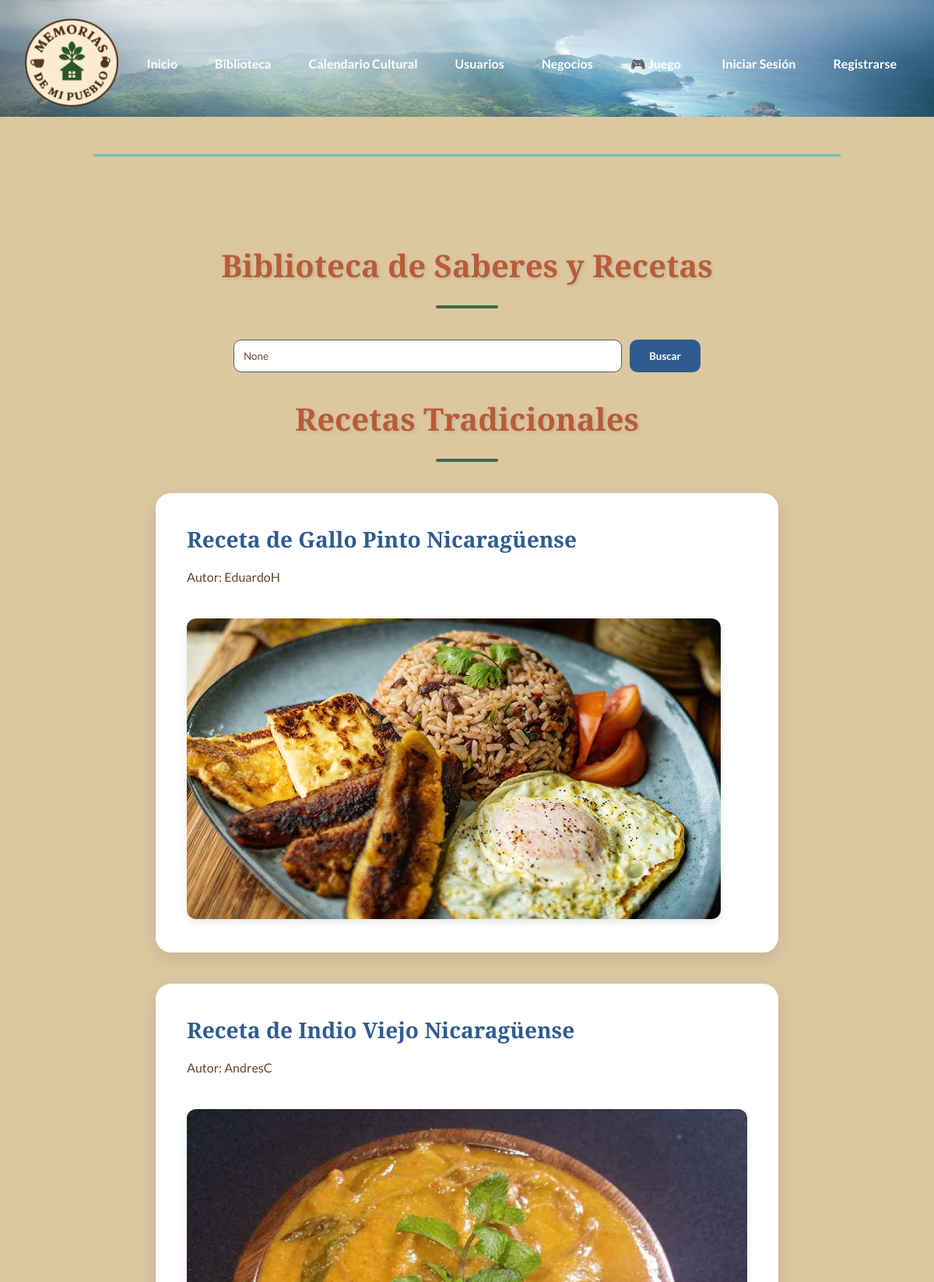
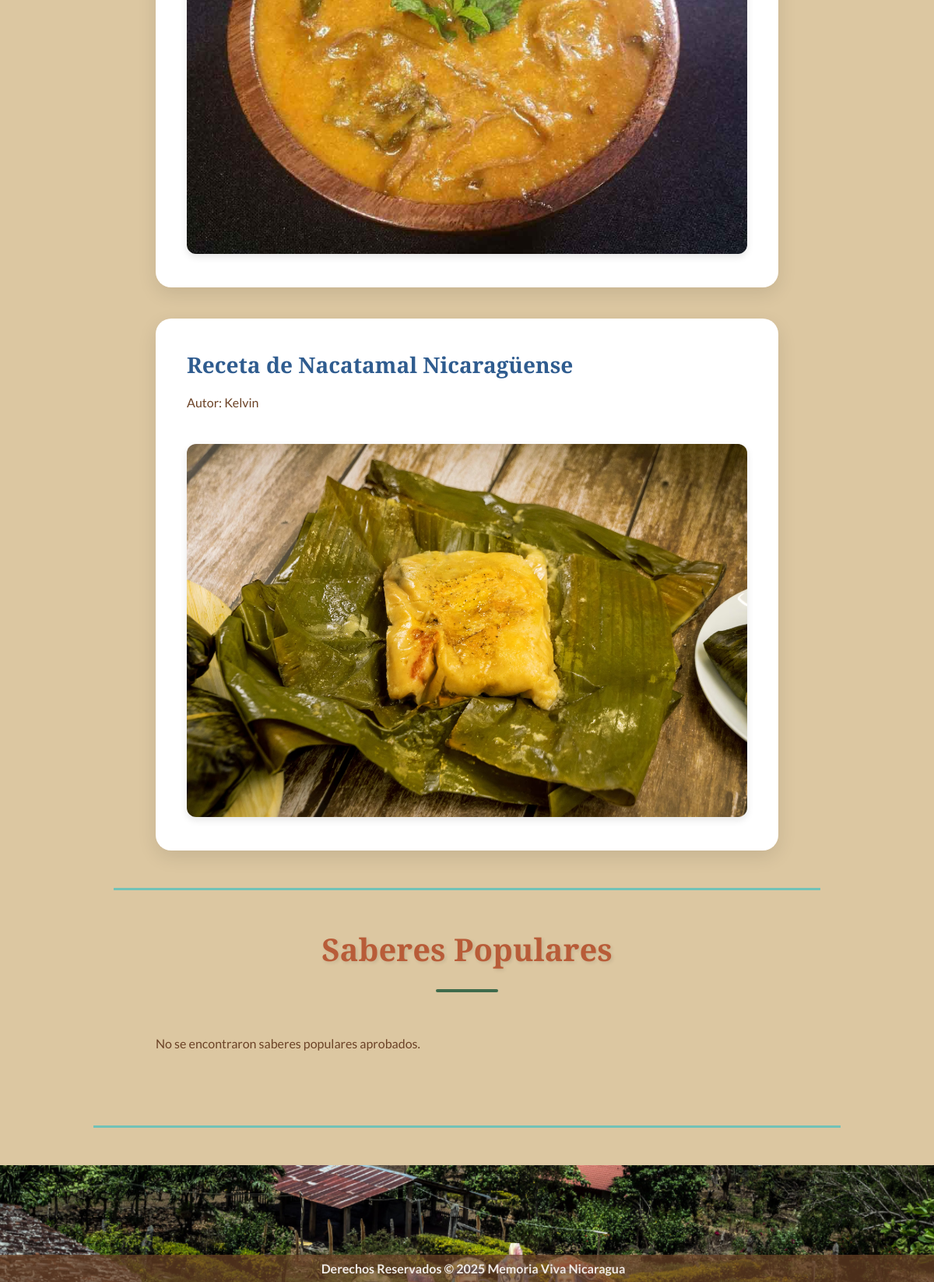
The page /biblioteca/ on the database its author committed (2 pictures, top to bottom).
### locales/models.py (models this page shows, shortened)
class Receta(models.Model):
    STATUS_CHOICES = (
        ('pending', 'Pendiente'),
        ('approved', 'Aprobada'),
        ('rejected', 'Rechazada'),
    )
    titulo = models.CharField(max_length=200)
    descripcion = models.TextField()
    ingredientes = models.TextField()
    pasos = models.TextField()
    imagen = models.ImageField(upload_to='recetas/', blank=True, null=True)
    estado = models.CharField(max_length=10, choices=STATUS_CHOICES, default='pending')
    autor = models.ForeignKey(User, on_delete=models.CASCADE, related_name='recetas_creadas')
    fecha_creacion = models.DateTimeField(auto_now_add=True)

### locales/views.py (the view, shortened to what this page needs)
# urls.py: path('biblioteca/', locales_views.biblioteca_view, name='biblioteca_view'),
def biblioteca_view(request):
    query = request.GET.get('q')
    recetas_list = Receta.objects.filter(estado='approved')
    saberes_list = SaberPopular.objects.filter(estado='approved')
    recetas_paginator = Paginator(recetas_list, 10)
    saberes_paginator = Paginator(saberes_list, 10)
    recetas = recetas_paginator.get_page(request.GET.get('page_recetas'))
    saberes = saberes_paginator.get_page(request.GET.get('page_saberes'))
    context = {
        'recetas': recetas,
        'saberes': saberes,
        'query': query,
    }
    return render(request, 'locales/biblioteca.html', context)

### locales/templates/locales/biblioteca.html (shortened to what this page needs)
{% extends 'locales/base.html' %}
{% block content %}
<h1 class="section-title">Biblioteca de Saberes y Recetas</h1>
<form method="get" action="{% url 'biblioteca_view' %}">
  <input type="text" name="q" placeholder="Buscar recetas o saberes..." value="{{ query }}">
  <button type="submit">Buscar</button>
</form>
<h2 class="section-title">Recetas Tradicionales</h2>
<div class="card-container">
  {% for receta in recetas %}
    <div class="card">
      <h3>{{ receta.titulo }}</h3>
      <p>Autor: {{ receta.autor.username }}</p>
      {% if receta.imagen %}
        <img src="{{ receta.imagen.url }}" alt="{{ receta.titulo }}">
      {% endif %}
    </div>
  {% empty %}
    <p>No se encontraron recetas aprobadas.</p>
  {% endfor %}
</div>
<hr>
<h2 class="section-title">Saberes Populares</h2>
<div class="card-container">
  {% for saber in saberes %}
    <div class="card">
      <h3>{{ saber.titulo }}</h3>
      <p>Categoría: {{ saber.get_categoria_display }}</p>
      <p>{{ saber.contenido|truncatewords:50 }}</p>
      <p>Autor: {{ saber.autor.username }}</p>
    </div>
  {% empty %}
    <p>No se encontraron saberes populares aprobados.</p>
  {% endfor %}
</div>
{% endblock %}

### locales/templates/locales/base.html (style rules this page uses)
:root { --color-primary: #DCC7A1; --color-nav-light: #F3E9D3; --color-secondary: #6B4226; --color-accent-1: #3F6B4C; --color-accent-2: #2F5C8F; --color-accent-3: #B85C38; --color-highlight: #2CBEC6; --color-light-beige: #F0EBE7; }
body { font-family: 'Lato', sans-serif; background-color: var(--color-primary); color: var(--color-secondary); margin: 0; display: flex; flex-direction: column; min-height: 100vh; }
h1, h2 { font-family: 'Playfair Display', serif; color: var(--color-accent-2); text-align: center; position: relative; }
h1::after { content: ''; display: block; width: 80px; height: 4px; background-color: var(--color-highlight); margin: 1.5rem auto 0; }
hr { border: none; border-top: 2px solid var(--color-highlight); width: 80%; margin: 2rem auto; }

### locales/templates/locales/biblioteca.html (style rules this page uses)
:root { --color-arena: #DCC7A1; --color-cacao: #6B4226; --color-cafetal: #3F6B4C; --color-lago: #2F5C8F; --color-terracota: #B85C38; --color-turquesa: #2CBEC6; --color-light: #F9F6F2; --color-white: #ffffff; }
body { font-family: 'Lato', sans-serif; color: var(--color-cacao); background-color: var(--color-arena); }
.section-title { font-family: 'Playfair Display', serif; color: var(--color-terracota); font-size: 2.5rem; margin-top: 2rem; margin-bottom: 2.5rem; text-align: center; animation: fadeInUp 0.8s ease forwards; position: relative; text-shadow: 2px 2px 4px rgba(0, 0, 0, 0.1); }
.section-title::after { content: ''; display: block; width: 80px; height: 4px; background-color: var(--color-cafetal); margin: 1.5rem auto 0; border-radius: 2px; }
form { max-width: 600px; margin: 0 auto 2rem; display: flex; gap: 10px; justify-content: center; animation: fadeInUp 0.6s ease forwards; }
input[type="text"] { flex: 1; padding: 12px; border: 1px solid var(--color-cafetal); border-radius: 10px; font-family: 'Lato', sans-serif; background-color: var(--color-white); color: var(--color-cacao); transition: box-shadow 0.3s ease; }
button[type="submit"] { background-color: var(--color-lago); color: var(--color-white); padding: 12px 25px; border: none; border-radius: 10px; cursor: pointer; font-weight: bold; transition: background-color 0.3s ease, transform 0.2s ease; font-family: 'Lato', sans-serif; }
.card-container { display: flex; flex-direction: column; gap: 2.5rem; max-width: 800px; margin: 0 auto; animation: fadeInUp 0.6s ease forwards; }
.card { background-color: var(--color-white); padding: 2.5rem; border-radius: 20px; box-shadow: 0 8px 25px rgba(0, 0, 0, 0.1); font-family: 'Lato', sans-serif; transition: transform 0.3s ease, box-shadow 0.3s ease; }
.card h3 { font-family: 'Playfair Display', serif; color: var(--color-lago); margin-top: 0; margin-bottom: 0.75rem; font-size: 1.75rem; }
.card p { font-size: 1rem; line-height: 1.7; color: var(--color-cacao); }
.card img { max-width: 100%; height: auto; border-radius: 12px; margin-top: 1.5rem; box-shadow: 0 4px 10px rgba(0, 0, 0, 0.1); }
hr { border: none; border-top: 3px solid var(--color-turquesa); width: 80%; margin: 3rem auto; opacity: 0.6; }

### rows shown on the page
Receta: titulo "Receta de Gallo Pinto Nicaragüense", autor.username "EduardoH", imagen (picture)
Receta: titulo "Receta de Indio Viejo Nicaragüense", autor.username "AndresC", imagen (picture)
Receta: titulo "Receta de Nacatamal Nicaragüense", autor.username "Kelvin", imagen (picture)
